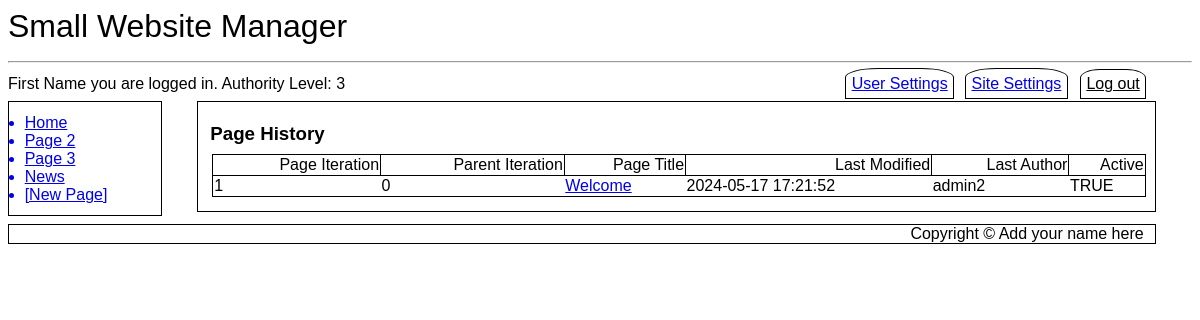
/pagehistory.php?pageID=1 (signed in), run on the app's committed database.
### tables this page shows
CREATE TABLE `SubMenus` (
  `MenuID` int(11) NOT NULL,
  `LinkID` int(11) NOT NULL,
  `Page_ID` int(11) NOT NULL DEFAULT 0,
  `Menu_Entry` varchar(20) NOT NULL,
  `Title` varchar(500) NOT NULL,
  `Active` tinyint(1) NOT NULL DEFAULT 1
);

CREATE TABLE `SubMenus_Modules` (
  `SubMenu_Order` int(11) NOT NULL,
  `Module_ID` int(11) NOT NULL
);

CREATE TABLE `SubMenusData` (
  `Type` varchar(500) NOT NULL,
  `Default Menu Title` varchar(20) NOT NULL,
  `LinkData` text NOT NULL,
  `GetData` tinyint(1) NOT NULL,
  `Module_ID` int(11) NOT NULL
);

CREATE TABLE `Cust_Pages` (
  `Page_ID` int(11) NOT NULL,
  `Page_Iteration` int(11) NOT NULL,
  `Parent_Iteration` int(11) NOT NULL DEFAULT 0,
  `Title` text NOT NULL,
  `Body` text NOT NULL,
  `Last_Modified` datetime NOT NULL DEFAULT current_timestamp(),
  `Last_Author` int(11) NOT NULL
);

CREATE TABLE `Users` (
  `ID` int(11) NOT NULL,
  `First_Name` varchar(250) NOT NULL,
  `Last_Name` varchar(250) NOT NULL,
  `eMail` varchar(1000) NOT NULL,
  `User_Name` varchar(1000) NOT NULL,
  `Password` varchar(100) NOT NULL,
  `Activate_Pass` varchar(100) DEFAULT NULL,
  `Change_Pass` varchar(100) DEFAULT NULL,
  `Change_Pass_Expire` datetime DEFAULT NULL,
  `Forgot_Pass` varchar(100) DEFAULT NULL,
  `Forgot_Pass_Expire` datetime DEFAULT NULL,
  `DateTime_Joined` datetime NOT NULL,
  `Last_Logged` datetime NOT NULL DEFAULT current_timestamp(),
  `Authority_Level` tinyint(4) DEFAULT 1,
  `Active` tinyint(1) NOT NULL DEFAULT 0
);

### pagehistory.php (the view, shortened to what this page needs)
<?php
include ("db_connect.inc");
include ("header.inc");
include ("navbar.inc");
echo "<article id='main'>";
if ( isset($_SESSION['first_name']) AND isset($_SESSION['user_name']) AND $_SESSION['auth_lev']==3 ) {
	echo "<h3>Page History</h3>";
	if ($_GET["pageID"]) {
		$pageID=$_GET["pageID"];
		$result1 = mysqli_query($cxn,"SELECT Cust_Pages.Page_Iteration, Cust_Pages.Parent_Iteration, Cust_Pages.Title, Cust_Pages.Last_Modified, Users.User_Name FROM Cust_Pages LEFT JOIN Users ON Cust_Pages.Last_Author=Users.ID WHERE Cust_Pages.Page_ID=$pageID ORDER BY Page_Iteration ASC");
		$test1 = [];
		while($row1 = mysqli_fetch_array($result1)) {
			$test1[]=$row1;
		}
		$result2 = mysqli_query($cxn,"SELECT Cust_Pages_DATA.Page_Iteration FROM Cust_Pages_DATA WHERE Cust_Pages_DATA.Page_ID=$pageID AND Cust_Pages_DATA.Active=1;");
		$test2 = [];
		while($row2 = mysqli_fetch_array($result2)) {
			$test2[]=$row2;
		}
		echo "<table class='news'>\r\n";
		echo "<tr><th>Page Iteration</th><th>Parent Iteration</th><th>Page Title</th><th>Last Modified</th><th>Last Author</th><th>Active</th></tr>";
		for ($x=0; $x<count($test1); $x++) {
			if (isset($test2[$x][0])) {
				$test3 = $test2[$x][0];
			} else {
				$test3 = NULL;
			}
			if ($test1[$x][0] == $test3) {
				echo "<tr><td>".$test1[$x][0]."</td><td>".$test1[$x][1]."</td><td><a href=\"index.php?pageID=".$pageID."\">".$test1[$x][2]."</a></td><td>".$test1[$x][3]."</td><td>".$test1[$x][4]."</td><td>TRUE</td></tr>";
			} else {
				echo "<tr><td>".$test1[$x][0]."</td><td>".$test1[$x][1]."</td><td><a href=\"index.php?pageID={$pageID}&iteration=".$test1[$x][0]."\">".$test1[$x][2]."</a></td><td>".$test1[$x][3]."</td><td>".$test1[$x][4]."</td><td>FALSE</td></tr>";
			}
		}
		echo  "</table>\r\n";
	} else {
		echo "<div class='error'>Error: Thread not specified</div>";
	}
} else {
	echo "<div class=\"error\">Restricted Area. You need administrative priviledges to access this page.</div>";
}
echo "</article>\r\n";
include ("footer.inc");
?>

### navbar.inc
<nav id="vnav1">
<?php
$query = "SELECT Menu_Entry, Title FROM SubMenus WHERE MenuID='1' AND Active=1 ORDER BY LinkID ASC LIMIT 10";
$result = mysqli_query($cxn,$query) or die ("Couldn't execute query.");
while($row = mysqli_fetch_assoc($result))
{
	$menuEntry = $row['Menu_Entry'];
	$pageTitle = $row['Title'];
	$pageTitle = preg_replace('/ /', '_', $pageTitle);
	echo "<a href='$pageTitle'>$menuEntry</a>\r\n";
}
$query2 = "SELECT `Default Menu Title`, `LinkData`, `Module_ID` FROM SubMenus_Modules INNER JOIN SubMenusData USING (Module_ID)";
$result2 = mysqli_query($cxn, $query2) or die ("Couldn't execute query.");
while($row2 = mysqli_fetch_assoc($result2))
{
	$menuEntry2 = $row2['Default Menu Title'];
	$pageTitle2 = $row2['LinkData'];
	$pageTitle2 = preg_replace('/ /', '_', $pageTitle2);
	echo "<a href='$pageTitle2'>$menuEntry2</a>\r\n";
}
if (isset($_SESSION['auth_lev'])){
	if ($_SESSION['auth_lev'] == 3 AND isset($_SESSION['first_name']) AND isset($_SESSION['user_name']) ) {
		echo "<a class='newpage' href='newpage.php'>[New Page]</a>\r\n";
	}
}
?>
</nav>

### desktop.css (style rules this page uses)
* { font-family: Arial, sans-serif; box-sizing: border-box; }
h1, h2, h3 { padding: 0%; margin-top: 1%; margin-bottom: 1%; }
article#main { margin-left:16%; width: 81%; float:none; border: 1px solid black; padding: 1%; }
nav#vnav1 { width:13%; float:left; border: 1px solid black; padding: 1%; clear: both; margin-top: 0%; }
nav#vnav1 a { display: list-item; list-style-type: disc; margin-left: 3%; }
table.news { border: 1px solid black; width: 100%; margin: 2px; margin-bottom: 5px; padding: 10px; border-collapse: collapse; text-align: left; border: 1px solid black; margin: 2px; }
th { border: 1px solid black; font-weight: normal; text-align: right; }

### data on the page
submenus: Menu_Entry "Home"
submenus: Menu_Entry "Page 2"
submenus: Menu_Entry "Page 3"
submenus_modules: submenusdata.Default Menu Title "News"
cust_pages: Page_Iteration "1", Parent_Iteration "0", Title "Welcome", Last_Modified "2024-05-17 17:21:52", users.User_Name "admin2"

### other printed values
$websiteName "Small Website Manager"
$_SESSION['first_name'] "First Name"
$_SESSION['auth_lev'] "3"
